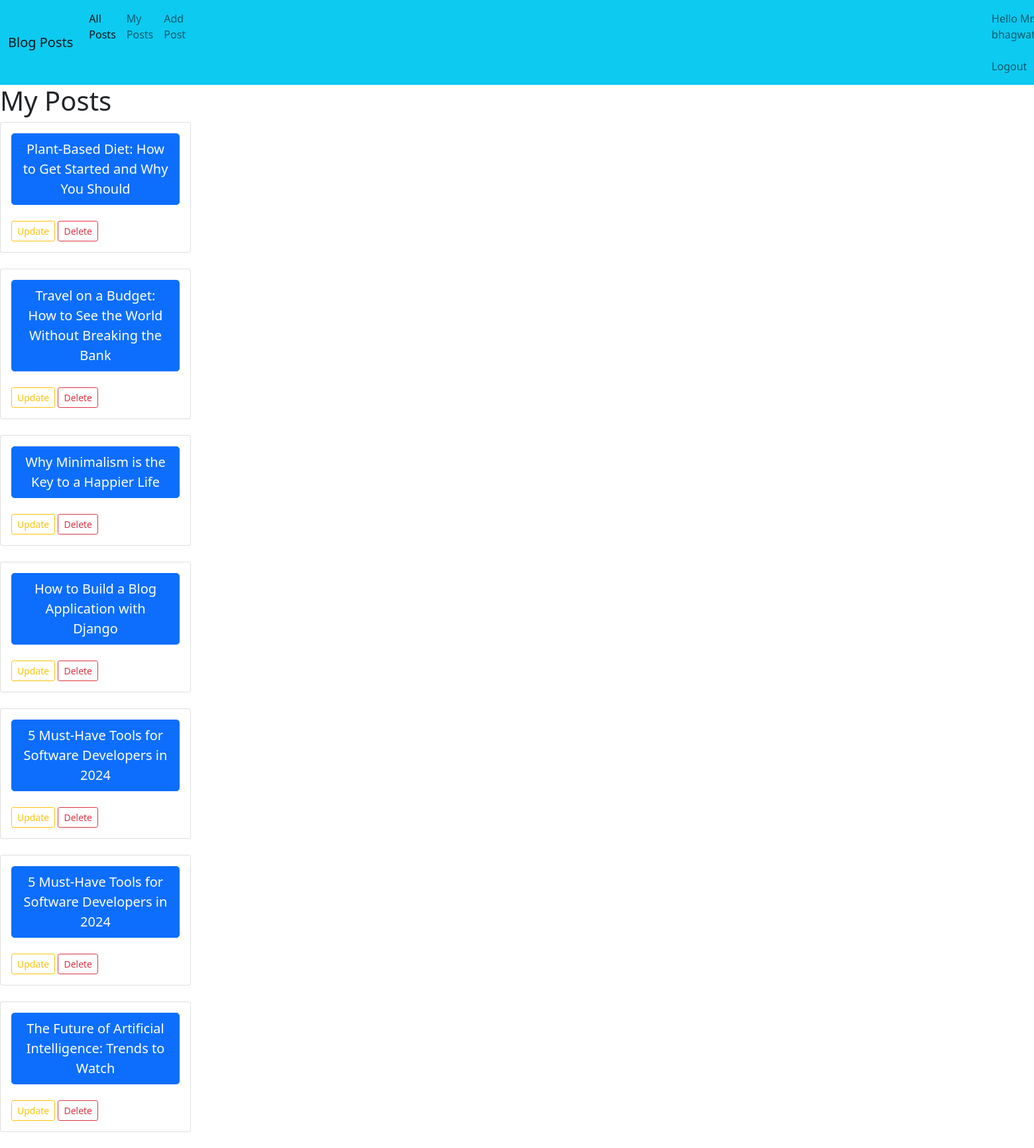
The app's page /my_posts/ (signed in) with its own data.
### blog/models.py (models this page shows, shortened)
class Post(models.Model):
    title = models.CharField(max_length=200)
    body = models.TextField()
    author = models.ForeignKey(User,on_delete=models.CASCADE)
    posted_at = models.DateTimeField(auto_now_add=True)

### blog/views.py (the view)
# urls.py: path('my_posts/',my_posts,name='my_posts_url'),
@login_required(login_url='login_url')
def my_posts(request):
    template_name = 'blog/my_posts.html'
    if request.user.is_authenticated:
        posts = Post.objects.filter(author=request.user).order_by('-posted_at')
    else:
        posts = Post.objects.all().order_by('-posted_at')
    context= {'posts': posts}
    return render(request, template_name,context)

### templates/blog/my_posts.html (shortened to what this page needs)
{% extends 'layout.html' %}
{% block content %}
    <h1>
        My Posts
    </h1>
    {% for i in posts %}
    <div class="card" style="width: 18rem;">
        <div class="card-body">
           <a href="{% url 'blog_details_url' i.id %}" class="btn btn-primary btn-lg">{{i.title}}</a><br><br>
           <a href="{% url 'edit_post' i.id %}" class="btn btn-outline-warning btn-sm">Update</a>
           <a href="{% url 'delete_post' i.id %}" class="btn btn-outline-danger btn-sm">Delete</a>
        </div>
      </div>
      <br>
    {% endfor %}
{% endblock %}

### templates/layout.html (shortened to what this page needs)
<!DOCTYPE html>
<html lang="en">
<head>
    <link href="https://cdn.jsdelivr.net/npm/bootstrap@5.0.2/dist/css/bootstrap.min.css" rel="stylesheet">
</head>
<body>
    <nav class="navbar navbar-expand-lg navbar-light bg-info">
        <div class="container-fluid">
          <a class="navbar-brand" href="#">Blog Posts</a>
          <div class="collapse navbar-collapse" id="navbarNav">
            <ul class="navbar-nav">
              <li class="nav-item">
                <a class="nav-link active" aria-current="page" href="{% url 'home_url' %}">All Posts</a>
              </li>
              <li class="nav-item">
                <a class="nav-link" href="{% url 'my_posts_url' %}">My Posts</a>
              </li>
              <li class="nav-item">
                <a class="nav-link" href="{% url 'add_post_url' %}">Add Post</a>
              </li>
             {% if user.is_authenticated %}
              <li class="nav-item" style="margin-left: 1200px;">
                <a class="nav-link" href="{% url 'logout_url' %}"><span>Hello Mr. {{user.username}}&nbsp;
                </span>Logout</a>
              </li>
              {% endif %}
          </div>
        </div>
      </nav>
      {% block content %}
      {% endblock %}
</body>
</html>

### records on screen
Post: title "Plant-Based Diet: How to Get Started and Why You Should"
Post: title "Travel on a Budget: How to See the World Without Breaking the Bank"
Post: title "Why Minimalism is the Key to a Happier Life"
Post: title "How to Build a Blog Application with Django"
Post: title "5 Must-Have Tools for Software Developers in 2024"
Post: title "5 Must-Have Tools for Software Developers in 2024"
Post: title "The Future of Artificial Intelligence: Trends to Watch"
